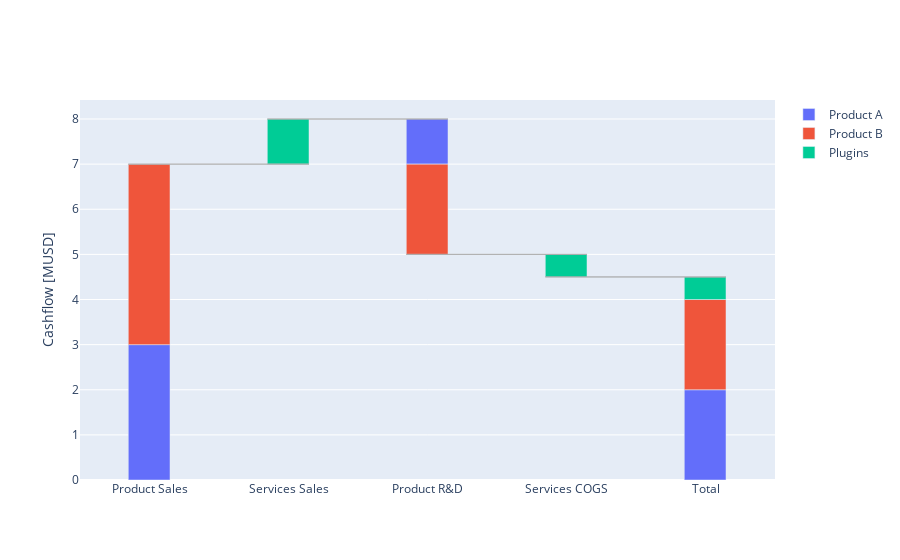

Notebook code cell kept with this figure:
### Code cell
df = pd.DataFrame({
    "X": ["Product Sales", "Product Sales", "Services Sales", "Product R&D", "Product R&D", "Services COGS"],
    "Y": [3, 4, 1, -1, -2, -0.5],
    "category": ["Product A", "Product B", "Plugins", "Product A", "Product B", "Plugins"]
})
fig = Waterfall(df, x="X", y="Y", category="category", total=True).get_fig()
fig.update_yaxes(title="Cashflow [MUSD]")
fig

### Figure 1 — Plotly figure (JSON) as saved in the notebook; plotly's stock layout.template omitted (floating-point values rounded to 4 significant figures)
{"data": [{"base": [0, 7, 8, 5, 0], "name": "Product A", "offset": -0.1525, "offsetgroup": "0", "type": "bar", "width": 0.3, "x": [0, 1, 2, 3, 4], "y": [3, null, -1, null, 2]}, {"base": [3, 7, 7, 5, 2], "name": "Product B", "offset": -0.1525, "offsetgroup": "0", "type": "bar", "width": 0.3, "x": [0, 1, 2, 3, 4], "y": [4, null, -2, null, 2]}, {"base": [7, 7, 5, 5, 4], "name": "Plugins", "offset": -0.1525, "offsetgroup": "0", "type": "bar", "width": 0.3, "x": [0, 1, 2, 3, 4], "y": [null, 1, null, -0.5, 0.5]}], "layout": {"shapes": [{"line": {"color": "darkgrey", "width": 0.75}, "x0": -0.1525, "x1": 1.147, "y0": 7, "y1": 7}, {"line": {"color": "darkgrey", "width": 0.75}, "x0": 0.8475, "x1": 2.147, "y0": 8, "y1": 8}, {"line": {"color": "darkgrey", "width": 0.75}, "x0": 1.847, "x1": 3.147, "y0": 5, "y1": 5}, {"line": {"color": "darkgrey", "width": 0.75}, "x0": 2.848, "x1": 4.147, "y0": 4.5, "y1": 4.5}], "xaxis": {"tickmode": "array", "ticktext": ["Product Sales", "Services Sales", "Product R&D", "Services COGS", "Total"], "tickvals": [0, 1, 2, 3, 4]}, "yaxis": {"title": {"text": "Cashflow [MUSD]"}}}}
